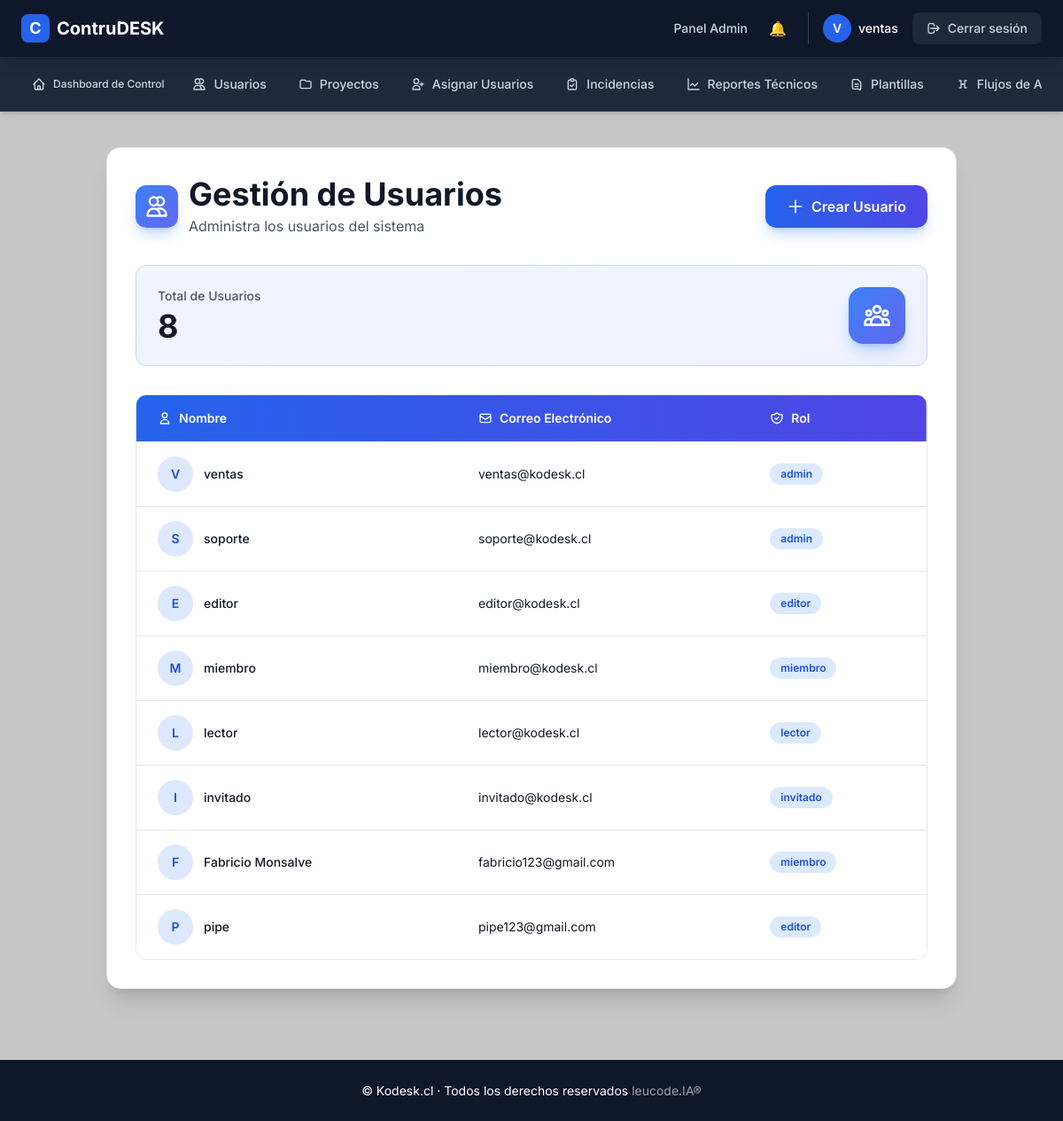
The page /admin/usuarios (signed in) on the database its author committed.
### app/models.py (models this page shows, shortened)
class AdminUser(UserMixin, db.Model):
    __tablename__ = "admin_users"
    id = db.Column(db.Integer, primary_key=True)
    nombre = db.Column(db.String(120), nullable=False)
    email = db.Column(db.String(120), unique=True, nullable=False)
    password_hash = db.Column(db.String(255), nullable=False)
    roles = db.relationship('Role', secondary='user_roles', backref=db.backref('users', lazy='dynamic'))
    def has_role(self, role_name):
        return any(role.name == role_name for role in self.roles)
    @property
    def is_authenticated(self):
        return True

class Role(db.Model):
    __tablename__ = "roles"
    id = db.Column(db.Integer, primary_key=True)
    name = db.Column(db.String(80), unique=True, nullable=False)

### app/routes/admin.py (the view)
@admin_bp.route('/usuarios')
@login_required
def usuarios():
    usuarios = AdminUser.query.all()
    return render_template('admin/usuarios.html', usuarios=usuarios)

### app/templates/admin/usuarios.html (shortened to what this page needs)
{% extends "layout.html" %}
{% block content %}
<div class="container mx-auto mt-10 px-4 sm:px-6 lg:px-8 mb-20">
  <div class="max-w-7xl mx-auto">
    <div class="bg-white rounded-2xl shadow-xl p-6 sm:p-8 border border-gray-200">
      <div class="flex flex-col sm:flex-row sm:items-center sm:justify-between gap-4 mb-8">
        <div class="flex items-center gap-3">
          <div class="w-12 h-12 bg-gradient-to-br from-blue-500 to-indigo-500 rounded-xl flex items-center justify-center shadow-lg shadow-blue-500/30">
            <svg class="w-7 h-7 text-white" fill="none" stroke="currentColor" viewBox="0 0 24 24">
              <path stroke-linecap="round" stroke-linejoin="round" stroke-width="2" d="M12 4.354a4 4 0 110 5.292M15 21H3v-1a6 6 0 0112 0v1zm0 0h6v-1a6 6 0 00-9-5.197M13 7a4 4 0 11-8 0 4 4 0 018 0z"/>
            </svg>
          </div>
          <div>
            <h2 class="text-3xl sm:text-4xl font-bold text-gray-900">Gestión de Usuarios</h2>
            <p class="text-gray-600 text-sm sm:text-base mt-1">Administra los usuarios del sistema</p>
          </div>
        </div>
        <a href="{{ url_for('admin.crear_usuario') }}"
           class="group inline-flex items-center justify-center gap-2 bg-gradient-to-r from-blue-600 to-indigo-600 text-white px-6 py-3 rounded-xl font-semibold shadow-lg shadow-blue-500/30 hover:shadow-xl hover:shadow-blue-500/40 hover:scale-105 transition-all duration-300 whitespace-nowrap">
          <svg class="w-5 h-5 transition-transform group-hover:rotate-90 duration-300" fill="none" stroke="currentColor" viewBox="0 0 24 24">
            <path stroke-linecap="round" stroke-linejoin="round" stroke-width="2" d="M12 4v16m8-8H4"/>
          </svg>
          Crear Usuario
        </a>
      </div>
      <div class="mb-8">
        <div class="bg-gradient-to-br from-blue-50 to-indigo-50 rounded-xl p-6 border border-blue-200 shadow-sm">
          <div class="flex items-center justify-between">
            <div>
              <p class="text-gray-600 text-sm font-medium mb-1">Total de Usuarios</p>
              <p class="text-4xl font-bold text-gray-900">{{ usuarios|length }}</p>
            </div>
            <div class="w-16 h-16 bg-gradient-to-br from-blue-500 to-indigo-500 rounded-2xl flex items-center justify-center shadow-lg shadow-blue-500/30">
            </div>
          </div>
        </div>
      </div>
      <div class="border border-gray-200 rounded-xl overflow-hidden">
        <div class="overflow-x-auto">
          <table class="min-w-full divide-y divide-gray-200">
            <thead>
              <tr class="bg-gradient-to-r from-blue-600 to-indigo-600">
                <th scope="col" class="px-6 py-4 text-left text-sm font-semibold text-white">
                  <div class="flex items-center gap-2">
                    <svg class="w-4 h-4" fill="none" stroke="currentColor" viewBox="0 0 24 24">
                      <path stroke-linecap="round" stroke-linejoin="round" stroke-width="2" d="M16 7a4 4 0 11-8 0 4 4 0 018 0zM12 14a7 7 0 00-7 7h14a7 7 0 00-7-7z"/>
                    </svg>
                    Nombre
                  </div>
                </th>
                <th scope="col" class="px-6 py-4 text-left text-sm font-semibold text-white">
                  <div class="flex items-center gap-2">
                    <svg class="w-4 h-4" fill="none" stroke="currentColor" viewBox="0 0 24 24">
                      <path stroke-linecap="round" stroke-linejoin="round" stroke-width="2" d="M3 8l7.89 5.26a2 2 0 002.22 0L21 8M5 19h14a2 2 0 002-2V7a2 2 0 00-2-2H5a2 2 0 00-2 2v10a2 2 0 002 2z"/>
                    </svg>
                    Correo Electrónico
                  </div>
                </th>
                <th scope="col" class="px-6 py-4 text-left text-sm font-semibold text-white">
                  <div class="flex items-center gap-2">
                    Rol
                  </div>
                </th>
              </tr>
            </thead>
            <tbody class="bg-white divide-y divide-gray-200">
              {% for usuario in usuarios %}
              <tr class="hover:bg-blue-50/50 transition-colors duration-200">
                <td class="px-6 py-4 whitespace-nowrap">
                  <div class="flex items-center gap-3">
                    <div class="w-10 h-10 bg-gradient-to-br from-blue-100 to-indigo-100 rounded-full flex items-center justify-center">
                      <span class="text-blue-700 font-semibold text-sm">
                        {{ usuario.nombre[0].upper() }}
                      </span>
                    </div>
                    <div class="text-sm font-medium text-gray-900">{{ usuario.nombre }}</div>
                  </div>
                </td>
                <td class="px-6 py-4 whitespace-nowrap">
                  <div class="text-sm text-gray-900">{{ usuario.email }}</div>
                </td>
                <td class="px-6 py-4 whitespace-nowrap">
                  <div class="flex flex-wrap gap-2">
                    {% for role in usuario.roles %}
                      <span class="inline-flex items-center px-3 py-1 rounded-full text-xs font-semibold bg-blue-100 text-blue-700">
                        {{ role.name }}
                      </span>
                    {% endfor %}
                  </div>
                </td>
              </tr>
              {% endfor %}
            </tbody>
          </table>
        </div>
      </div>
    </div>
  </div>
</div>
{% endblock %}

### app/templates/layout.html (shortened to what this page needs)
<!DOCTYPE html>
<html lang="es">
<head>
  <script src="https://cdn.tailwindcss.com"></script>
</head>
<body class="min-h-screen flex flex-col">
  <header class="w-full bg-slate-900 border-b border-slate-800 sticky top-0 z-50 shadow-lg">
    <div class="max-w-full mx-auto px-3 sm:px-4 lg:px-6">
      <div class="flex items-center justify-between h-16">
        <a href="{{ url_for('main.index') }}" class="flex items-center gap-2 group">
          <div class="w-8 h-8 bg-blue-600 rounded-lg flex items-center justify-center group-hover:bg-blue-700 transition-colors">
            <span class="text-white font-bold text-lg">C</span>
          </div>
          <span class="text-xl font-bold text-white hidden sm:inline">
            ContruDESK
          </span>
        </a>
        <nav class="hidden lg:flex items-center gap-6">
          {% if current_user.is_authenticated %}
            {% if current_user.has_role('admin') %}
              <a href="{{ url_for('admin.admin_dashboard') }}" class="text-sm text-slate-300 hover:text-white transition-colors font-medium">
                Panel Admin
              </a>
              <a href="{{ url_for('admin.notificaciones') }}" class="relative">
                🔔
                {% set unread = current_user.system_notifications | selectattr("read", "equalto", False) | list | length %}
              </a>
            {% elif current_user.has_role('editor') %}
              <a href="{{ url_for('editor.editor_dashboard') }}" class="text-sm text-slate-300 hover:text-white transition-colors font-medium">
                Dashboard Editor
              </a>
            {% elif current_user.has_role('miembro') %}
              <a href="{{ url_for('miembro.miembro_dashboard') }}" class="text-sm text-slate-300 hover:text-white transition-colors font-medium">
                Dashboard Miembro
              </a>
            {% elif current_user.has_role('lector') %}
            {% else %}
              <a href="{{ url_for('main.index') }}" class="text-sm text-slate-300 hover:text-white transition-colors font-medium">
                Inicio
              </a>
            {% endif %}
            <div class="flex items-center gap-4 pl-4 border-l border-slate-700">
              <div class="flex items-center gap-2">
                <div class="w-8 h-8 bg-blue-600 rounded-full flex items-center justify-center">
                  <span class="text-white text-sm font-semibold">{{ current_user.nombre[0]|upper }}</span>
                </div>
                <span class="text-sm text-white font-medium">{{ current_user.nombre }}</span>
              </div>
              <a href="{{ url_for('auth.logout') }}" class="inline-flex items-center gap-2 px-4 py-2 bg-slate-800 hover:bg-slate-700 text-slate-300 hover:text-white rounded-lg text-sm font-medium transition-colors">
                <svg class="w-4 h-4" fill="none" stroke="currentColor" viewBox="0 0 24 24">
                  <path stroke-linecap="round" stroke-linejoin="round" stroke-width="2" d="M17 16l4-4m0 0l-4-4m4 4H7m6 4v1a3 3 0 01-3 3H6a3 3 0 01-3-3V7a3 3 0 013-3h4a3 3 0 013 3v1"/>
                </svg>
                Cerrar sesión
              </a>
            </div>
          {% else %}
            <a href="{{ url_for('auth.login') }}" class="inline-flex items-center gap-2 px-4 py-2 bg-blue-600 hover:bg-blue-700 text-white rounded-lg text-sm font-semibold transition-colors">
              Iniciar Sesión
            </a>
          {% endif %}
        </nav>
      </div>
    </div>
  </header>
  {% if current_user.is_authenticated %}
    <nav class="bg-slate-800 border-b border-slate-700 shadow-md">
      <div class="max-w-full mx-auto px-3 sm:px-4 lg:px-6">
        <div class="hidden md:flex items-center gap-1 py-3 overflow-x-auto">
          {% if current_user.has_role('admin') %}
            <a href="{{ url_for('admin.dashboard_control') }}" class="inline-flex items-center gap-2 px-3 py-2 text-xs font-medium text-slate-300 hover:text-white hover:bg-slate-700 rounded-lg transition-colors whitespace-nowrap">
                <svg class="w-4 h-4" fill="none" stroke="currentColor" viewBox="0 0 24 24">
                  <path stroke-linecap="round" stroke-linejoin="round" stroke-width="2" d="M3 12l2-2m0 0l7-7 7 7M5 10v10a1 1 0 001 1h3m10-11l2 2m-2-2v10a1 1 0 01-1 1h-3m-6 0a1 1 0 001-1v-4a1 1 0 011-1h2a1 1 0 011 1v4a1 1 0 001 1m-6 0h6"/>
                </svg>
                Dashboard de Control
            </a>
            <a href="{{ url_for('admin.usuarios') }}" class="inline-flex items-center gap-2 px-4 py-2 text-sm font-medium text-slate-300 hover:text-white hover:bg-slate-700 rounded-lg transition-colors whitespace-nowrap">
              <svg class="w-4 h-4" fill="none" stroke="currentColor" viewBox="0 0 24 24">
                <path stroke-linecap="round" stroke-linejoin="round" stroke-width="2" d="M12 4.354a4 4 0 110 5.292M15 21H3v-1a6 6 0 0112 0v1zm0 0h6v-1a6 6 0 00-9-5.197M13 7a4 4 0 11-8 0 4 4 0 018 0z"/>
              </svg>
              Usuarios
            </a>
            <a href="{{ url_for('admin.list_projects') }}" class="inline-flex items-center gap-2 px-4 py-2 text-sm font-medium text-slate-300 hover:text-white hover:bg-slate-700 rounded-lg transition-colors whitespace-nowrap">
              <svg class="w-4 h-4" fill="none" stroke="currentColor" viewBox="0 0 24 24">
                <path stroke-linecap="round" stroke-linejoin="round" stroke-width="2" d="M3 7v10a2 2 0 002 2h14a2 2 0 002-2V9a2 2 0 00-2-2h-6l-2-2H5a2 2 0 00-2 2z"/>
              </svg>
              Proyectos
            </a>
            <a href="{{ url_for('admin.assign_user_to_project') }}" class="inline-flex items-center gap-2 px-4 py-2 text-sm font-medium text-slate-300 hover:text-white hover:bg-slate-700 rounded-lg transition-colors whitespace-nowrap">
              <svg class="w-4 h-4" fill="none" stroke="currentColor" viewBox="0 0 24 24">
                <path stroke-linecap="round" stroke-linejoin="round" stroke-width="2" d="M18 9v3m0 0v3m0-3h3m-3 0h-3m-2-5a4 4 0 11-8 0 4 4 0 018 0zM3 20a6 6 0 0112 0v1H3v-1z"/>
              </svg>
              Asignar Usuarios
            </a>
            <a href="{{ url_for('admin.listar_incidencias') }}" class="inline-flex items-center gap-2 px-4 py-2 text-sm font-medium text-slate-300 hover:text-white hover:bg-slate-700 rounded-lg transition-colors whitespace-nowrap">
              <svg class="w-4 h-4" fill="none" stroke="currentColor" viewBox="0 0 24 24">
                <path stroke-linecap="round" stroke-linejoin="round" stroke-width="2" d="M9 5H7a2 2 0 00-2 2v12a2 2 0 002 2h10a2 2 0 002-2V7a2 2 0 00-2-2h-2M9 5a2 2 0 002 2h2a2 2 0 002-2M9 5a2 2 0 012-2h2a2 2 0 012 2m-6 9l2 2 4-4"/>
              </svg>
              Incidencias
            </a>
            <a href="{{ url_for('admin.ver_reportes') }}"
              class="inline-flex items-center gap-2 px-4 py-2 text-sm font-medium text-slate-300
                      hover:text-white hover:bg-slate-700 rounded-lg transition-colors whitespace-nowrap">
              <svg xmlns="http://www.w3.org/2000/svg"
                  fill="none" viewBox="0 0 24 24" stroke-width="2" stroke="currentColor"
                  class="w-4 h-4">
                <path stroke-linecap="round" stroke-linejoin="round"
                      d="M3 3v18h18M7 14l3-3 4 4 5-5"/>
              </svg>
              Reportes Técnicos
            </a>
            <a href="{{ url_for('admin.plantillas') }}"
              class="inline-flex items-center gap-2 px-4 py-2 text-sm font-medium text-slate-300
                      hover:text-white hover:bg-slate-700 rounded-lg transition-colors whitespace-nowrap">
              <svg xmlns="http://www.w3.org/2000/svg"
                  fill="none" viewBox="0 0 24 24" stroke-width="2" stroke="currentColor"
                  class="w-4 h-4">
                <path stroke-linecap="round" stroke-linejoin="round"
                      d="M9 12h6m-6 4h6m2 4H7a2 2 0 01-2-2V6a2 2 0 012-2h7l5 5v11a2 2 0 01-2 2z" />
              </svg>
              Plantillas
            </a>
            <a href="{{ url_for('admin.flujos_aprobacion') }}"
              class="inline-flex items-center gap-2 px-4 py-2 text-sm font-medium text-slate-300
                      hover:text-white hover:bg-slate-700 rounded-lg transition-colors whitespace-nowrap">
              <svg xmlns="http://www.w3.org/2000/svg"
                  fill="none" viewBox="0 0 24 24" stroke-width="2" stroke="currentColor"
                  class="w-4 h-4">
                <path stroke-linecap="round" stroke-linejoin="round"
                      d="M6 6h3m6 0h3m-9 0v12m6-12v12M6 18h3m6 0h3M9 12h6" />
              </svg>
              Flujos de Aprobación
            </a>
          {% endif %}
        </div>
      </div>
    </nav>
  {% endif %}
  <main class="flex-grow">
    {% block content %}{% endblock %}
  </main>
  <footer class="bg-slate-900 border-t border-slate-800 mt-auto">
    <div class="max-w-full mx-auto px-3 sm:px-4 lg:px-6 py-6">
      <div class="text-center">
        <p class="text-white text-sm">
          © {{ config.STORE_NAME or "Kodesk.cl" }} · Todos los derechos reservados
          <span class="text-gray-400">leucode.IA®</span>
        </p>
      </div>
    </div>
  </footer>
</body>
</html>

### app/templates/layout.html (style rules this page uses)
body { font-family: 'Inter', sans-serif !important; background-color: #c7c7c7 !important; }

### rows shown on the page
AdminUser: nombre "V", nombre "ventas", email "ventas@kodesk.cl"
Role: name "admin"
AdminUser: nombre "S", nombre "soporte", email "soporte@kodesk.cl"
AdminUser: nombre "E", nombre "editor", email "editor@kodesk.cl"
Role: name "editor"
AdminUser: nombre "M", nombre "miembro", email "miembro@kodesk.cl"
Role: name "miembro"
AdminUser: nombre "L", nombre "lector", email "lector@kodesk.cl"
Role: name "lector"
AdminUser: nombre "I", nombre "invitado", email "invitado@kodesk.cl"
Role: name "invitado"
AdminUser: nombre "F", nombre "Fabricio Monsalve", email "fabricio123@gmail.com"
AdminUser: nombre "P", nombre "pipe", email "pipe123@gmail.com"

### other values the page prints
{{ usuarios|length }} "8"
{{ config.STORE_NAME or "Kodesk.cl" }} "Kodesk.cl"
